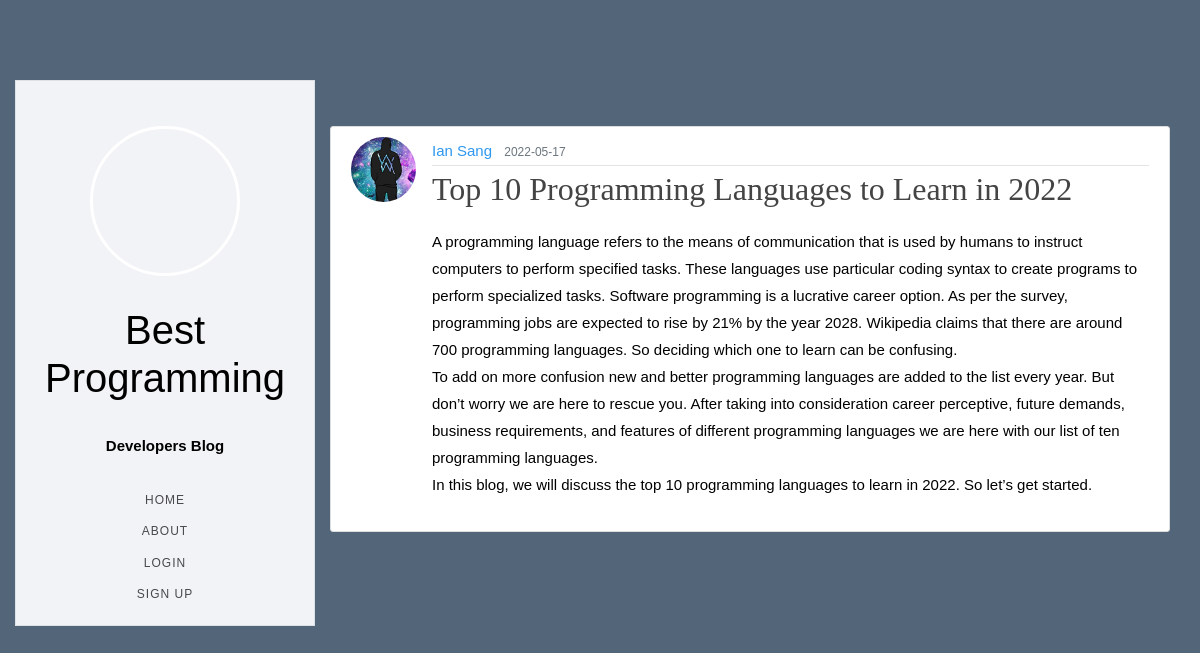
/post/1, run on the app's committed database.
### app/models.py (models this page shows, shortened)
class User(db.Model, UserMixin):
    id = db.Column(db.Integer, primary_key=True)
    username = db.Column(db.String(20), unique=True, nullable=False)
    email = db.Column(db.String(120), unique=True, nullable=False)
    image_file = db.Column(db.String(20), nullable=False, default='default.png')
    password = db.Column(db.String(60), nullable=False)
    posts = db.relationship('Post', backref='author', lazy=True)

class Post(db.Model):
    id = db.Column(db.Integer, primary_key=True)
    title = db.Column(db.String(100), nullable=False)
    date_posted = db.Column(db.DateTime, nullable=False, default=datetime.utcnow)
    content = db.Column(db.Text, nullable=False)
    user_id = db.Column(db.Integer, db.ForeignKey('user.id'), nullable=False)

### app/views.py (the view)
@app.route("/post/<int:post_id>")
def post(post_id):
    post = Post.query.get_or_404(post_id)
    return render_template('post.html', title=post.title, post=post)

### app/templates/post.html (shortened to what this page needs)
{% extends "base.html" %}
{% block content %}
<div class="container">
  <article class="media content-section">
    <img class="rounded-circle article-img" src="{{ url_for('static', filename='profile_pics/' + post.author.image_file) }}">
    <div class="media-body">
      <div class="article-metadata">
        <a class="mr-2" href="{{ url_for('user_posts', username=post.author.username) }}">{{ post.author.username }}</a>
        <small class="text-muted">{{ post.date_posted.strftime('%Y-%m-%d') }}</small>
      </div>
      <h2 class="article-title">{{ post.title }}</h2>
      <p class="article-content">{{ post.content }}</p>
    </div>
  </article>
</div>
{% endblock content %}

### app/static/styles.css (style rules this page uses)
body { background: #536578; color: #333333; margin-top: 5rem; }
h1, h2, h3, h4, h5, h6 { color: #444444; }
.content-section { background: #ffffff; padding: 10px 20px; border: 1px solid #dddddd; border-radius: 3px; margin-bottom: 20px; }
.article-title { color: #444444; }
.article-content { white-space: pre-line; }
.article-img { height: 65px; width: 65px; margin-right: 16px; }
.article-metadata { padding-bottom: 1px; margin-bottom: 4px; border-bottom: 1px solid #e3e3e3 }
body { font-family: "Quicksand", Arial, sans-serif; font-weight: 400; font-size: 15px; line-height: 1.8; color: rgba(0, 0, 0, 0.7); }
a { color: #2c98f0; -webkit-transition: 0.5s; -o-transition: 0.5s; transition: 0.5s; }
p { margin-bottom: 1.5em; color: black; font-family: 'Montserrat', sans-serif; }
h2 { color: #000; font-family: "Playfair Display", Georgia, serif; font-weight: 200; margin: 0 0 20px 0; }

### data on the page
User: image_file (picture), author.username "Ian Sang"
Post: date_posted "2022-05-17", title "Top 10 Programming Languages to Learn in 2022", content "A programming language refers to the means of communication that is used by humans to instruct computers to perform specified tasks. These languages use particular coding syntax to create programs to perform specialized tasks. Software programming is a lucrative career option. As per the survey, programming jobs are expected to rise by 21% by the year 2028. Wikipedia claims that there are around 700 programming languages. So deciding which one to learn can be confusing. To add on more confusion new and better programming languages are added to the list every year. But don’t worry we are here to rescue you. After taking into consideration career perceptive, future demands, business…"
